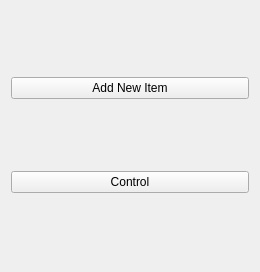
<?xml version="1.0" encoding="UTF-8"?>
<ui version="4.0">
 <class>QSizeAnalyzerGUI</class>
 <widget class="QWidget" name="QSizeAnalyzerGUI">
  <property name="windowModality">
   <enum>Qt::ApplicationModal</enum>
  </property>
  <property name="geometry">
   <rect>
    <x>0</x>
    <y>0</y>
    <width>260</width>
    <height>272</height>
   </rect>
  </property>
  <property name="windowTitle">
   <string>QSizeAnalyzerGUI</string>
  </property>
  <layout class="QVBoxLayout" name="verticalLayout">
   <item>
    <widget class="QPushButton" name="pb_addItem">
     <property name="text">
      <string>Add New Item</string>
     </property>
    </widget>
   </item>
   <item>
    <widget class="QPushButton" name="pb_control">
     <property name="text">
      <string>Control</string>
     </property>
    </widget>
   </item>
  </layout>
 </widget>
 <layoutdefault spacing="6" margin="11"/>
 <resources/>
 <connections/>
</ui>
